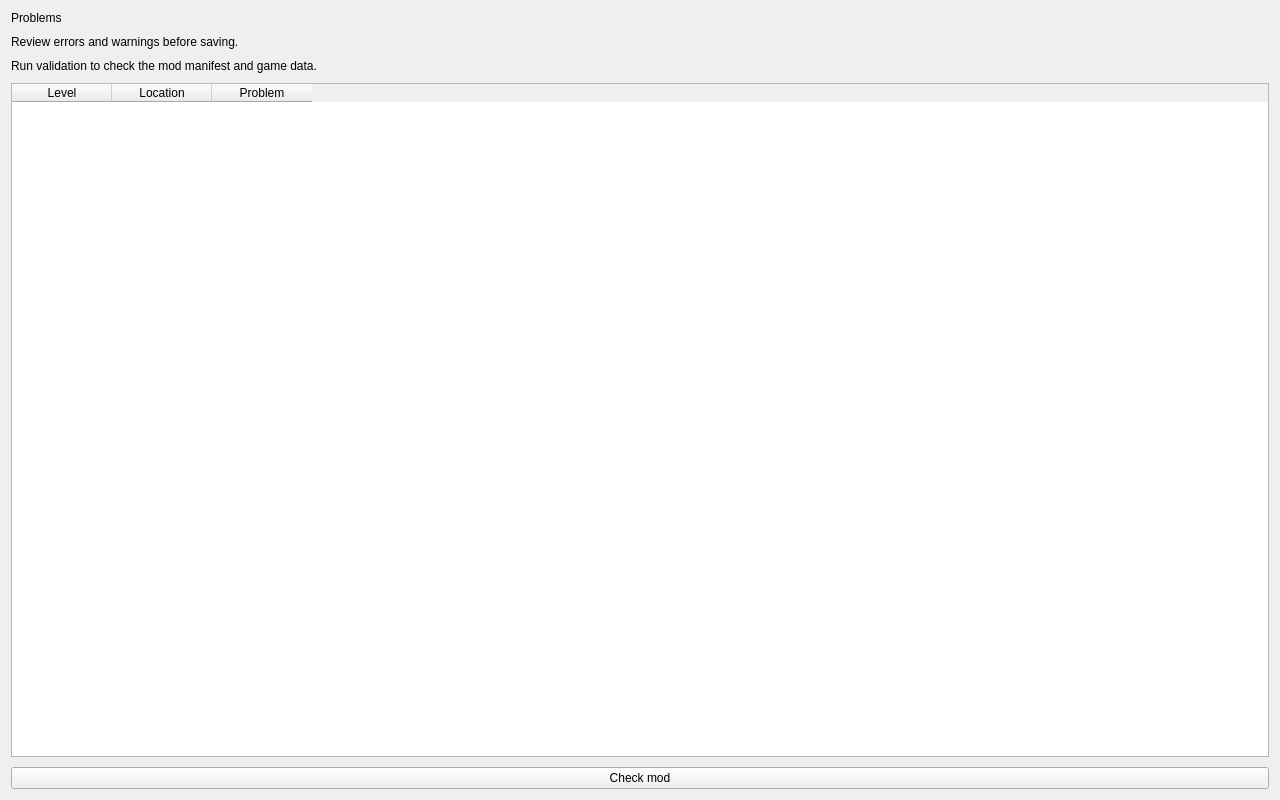
<?xml version='1.0' encoding='UTF-8'?>
<ui version="4.0">
 <class>WorkspacePage</class>
 <widget class="QWidget" name="WorkspacePage">
  <property name="geometry">
   <rect>
    <x>0</x>
    <y>0</y>
    <width>1280</width>
    <height>800</height>
   </rect>
  </property>
  <property name="windowTitle">
   <string>Problems</string>
  </property>
  <layout class="QVBoxLayout" name="pageLayout">
   <property name="spacing">
    <number>10</number>
   </property>
   <item>
    <widget class="QLabel" name="pageTitleLabel">
     <property name="text">
      <string>Problems</string>
     </property>
     <property name="objectName">
      <string>heading</string>
     </property>
    </widget>
   </item>
   <item>
    <widget class="QLabel" name="pageSummaryLabel">
     <property name="text">
      <string>Review errors and warnings before saving.</string>
     </property>
     <property name="wordWrap">
      <bool>true</bool>
     </property>
     <property name="objectName">
      <string>muted</string>
     </property>
    </widget>
   </item>
   <item>
    <widget class="QLabel" name="problemSummaryLabel">
     <property name="text">
      <string>Run validation to check the mod manifest and game data.</string>
     </property>
    </widget>
   </item>
   <item>
    <widget class="QTableWidget" name="problemsTable">
     <column>
      <property name="text">
       <string>Level</string>
      </property>
     </column>
     <column>
      <property name="text">
       <string>Location</string>
      </property>
     </column>
     <column>
      <property name="text">
       <string>Problem</string>
      </property>
     </column>
    </widget>
   </item>
   <item>
    <layout class="QHBoxLayout" name="problemActions">
     <item>
      <widget class="QPushButton" name="checkModButton">
       <property name="text">
        <string>Check mod</string>
       </property>
      </widget>
     </item>
    </layout>
   </item>
  </layout>
 </widget>
</ui>
